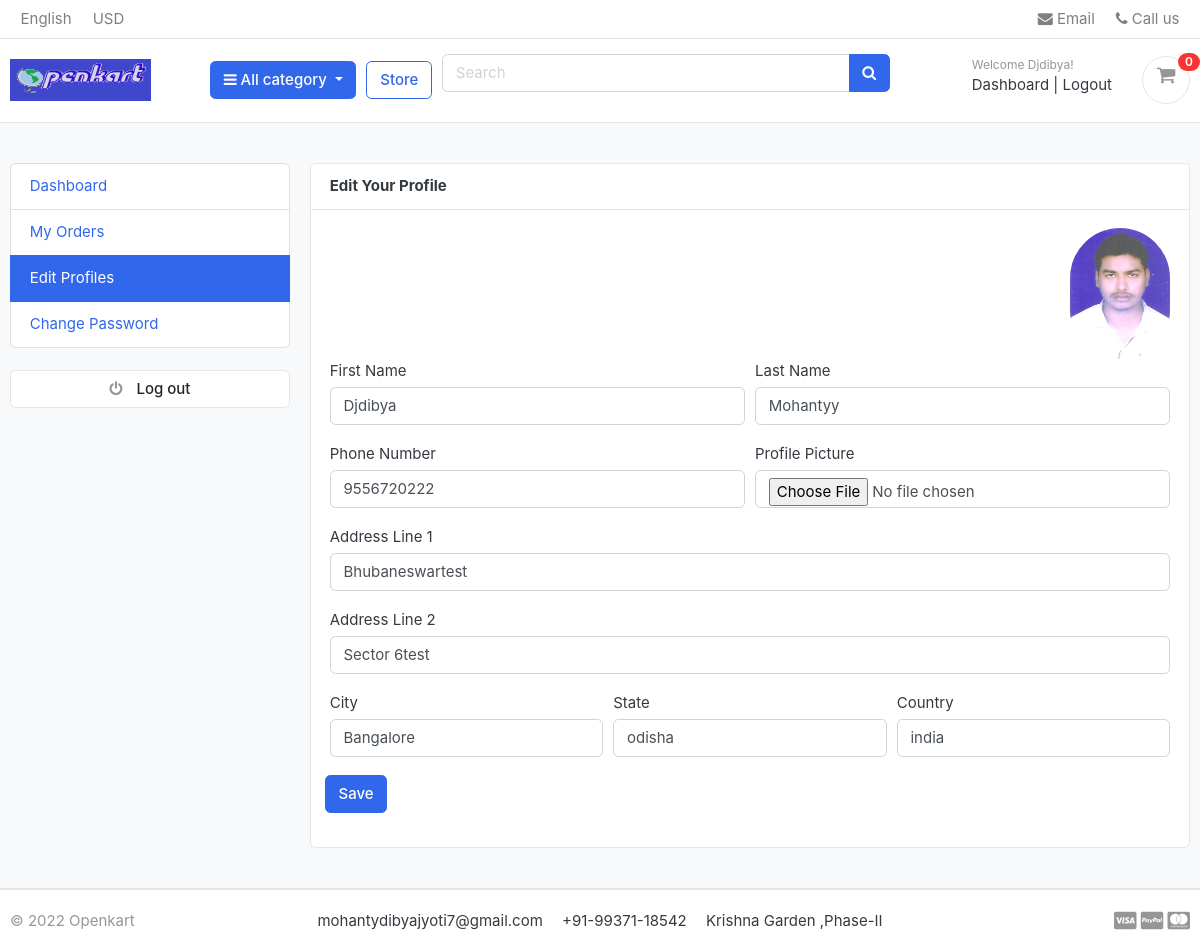
The app's page /accounts/edit_profile/ (signed in) with its own data.
### accounts/models.py (models this page shows, shortened)
class Account(AbstractBaseUser):
    first_name   = models.CharField(max_length=50)
    last_name    = models.CharField(max_length=50)
    username     = models.CharField(max_length=50,unique=True)
    email        = models.EmailField(max_length=100,unique=True)
    phone_number = models.CharField(max_length=50)
    date_joined  = models.DateTimeField(auto_now_add=True)
    last_login   = models.DateTimeField(auto_now_add=True)
    is_admin     = models.BooleanField(default=False)
    is_staff     = models.BooleanField(default=False)
    is_active    = models.BooleanField(default=False)
    is_superadmin = models.BooleanField(default=False)
    USERNAME_FIELD = 'email'
    REQUIRED_FIELDS = ['username','first_name','last_name']
    objects = MyAccountManager()
    def full_name(self):
        return f'{self.first_name}{self.last_name}'

class  UserProfile(models.Model):
    user = models.OneToOneField(Account,on_delete=models.CASCADE)
    address_line_1 =models.CharField(blank=True,max_length=100)
    address_line_2 = models.CharField(blank=True, max_length=100)
    profile_picture = models.ImageField(blank=True,upload_to='userprofile')
    city = models.CharField(blank=True,max_length=20)
    state = models.CharField(blank=True, max_length=20)
    country = models.CharField(blank=True, max_length=20)

### accounts/views.py (the view)
# urls.py: path('edit_profile/',views.edit_profile,name='edit_profile'),
@login_required(login_url='login')
def edit_profile(request):
    userprofile = get_object_or_404(UserProfile, user=request.user)
    if request.method == 'POST':
        user_form = UserForm(request.POST,instance=request.user)
        profile_form = UserProfileForm(request.POST,request.FILES, instance=userprofile)
        if user_form.is_valid() and profile_form.is_valid():
            user_form.save()
            profile_form.save()
            messages.success(request,'Your Profile has been Updated....')
            return redirect('edit_profile')
    else:
        user_form = UserForm(instance=request.user)
        profile_form = UserProfileForm(instance=userprofile)
    context = {
        'user_form': user_form,
        'profile_form': profile_form,
        'userprofile': userprofile,
    }
    return render(request,'accounts/edit_profile.html',context)

### accounts/forms.py
class UserForm(forms.ModelForm):
    class Meta:
        model =  Account
        fields = ('first_name','last_name','phone_number')
    def __init__(self, *args, **kwargs):
        super(UserForm,self).__init__(*args,**kwargs)
        for field in self.fields:
            self.fields[field].widget.attrs['class'] = 'form-control'

class UserProfileForm(forms.ModelForm):
    profile_picture = forms.ImageField(required=False,error_messages = {'invalid':("Image files only")},widget=forms.FileInput)
    class Meta:
        model = UserProfile
        fields = ('address_line_1','address_line_2','city','state','country','profile_picture')
    def __init__(self,*args,**kwargs):
        super(UserProfileForm,self).__init__(*args,**kwargs)
        for field in self.fields:
            self.fields[field].widget.attrs['class'] = 'form-control'

### carts/context_processors.py (called while the page is built)
def counter(request):
    cart_count = 0
    if 'admin' in request.path:
        return {}
    else:
        try:
            cart = Cart.objects.filter(cart_id=_cart_id(request))
            if request.user.is_authenticated:
                cart_items = CartItem.objects.all().filter(user=request.user)
            else:
                cart_items = CartItem.objects.all().filter(cart=cart[:1])
            for cart_item in cart_items:
                cart_count +=  cart_item.quantity
        except Cart.DoesNotExist:
            cart_count = 0
    return dict(cart_count=cart_count)

### carts/views.py (called while the page is built)
def _cart_id(request):
    cart = request.session.session_key
    if not cart:
        cart = request.session.create()
    return cart

### category/context_processors.py (called while the page is built)
def menu_links(request):
    links = Category.objects.all()
    return dict(links=links)

### category/models.py (called while the page is built)
    def get_url(self):
        return reverse('products_by_category',args=[self.slug])

### templates/accounts/edit_profile.html (shortened to what this page needs)
{% extends 'base.html' %}
{% block content %}
<section class="section-conten padding-y bg">
<div class="container">
	<div class="row">
    {% include 'includes/dashboard_sidebar.html' %}
	<main class="col-md-9">
		<article class="card">
		<header class="card-header">
			<strong class="d-inline-block mr-3">Edit Your Profile</strong>
		</header>
		<div class="card-body">
			<div class="text-right">
				<img src="{{userprofile.profile_picture.url}}" alt="Profile Picture" width="100" style="border-radius:50px;">
			</div>
			<div class="row">
				<div class="col-md-12">
					<form action="{% url 'edit_profile' %}" method="POST" enctype="multipart/form-data">
						<div class="form-row">
							<div class="form-group col-md-6">
								<label>First Name</label>
                                {{user_form.first_name}}
							</div>
							<div class="form-group col-md-6">
								<label>Last Name</label>
                                {{user_form.last_name}}
							</div>
							<div class="form-group col-md-6">
								<label>Phone Number</label>
                                {{user_form.phone_number}}
							</div>
							<div class="form-group col-md-6">
								<label>Profile Picture</label>
                                {{profile_form.profile_picture}}
							</div>
							<div class="form-group col-md-12">
								<label>Address Line 1</label>
								{{profile_form.address_line_1}}
						    </div>
							<div class="form-group col-md-12">
								<label>Address Line 2</label>
								{{profile_form.address_line_2}}
						    </div>
							<div class="form-group col-md-4">
								<label>City</label>
                                {{profile_form.city}}
							</div>
							<div class="form-group col-md-4">
								<label>State</label>
                                {{profile_form.state}}
							</div>
							<div class="form-group col-md-4">
								<label>Country</label>
                                {{profile_form.country}}
							</div>
                            <input type="submit" value="Save" class="btn btn-primary">
					</form>
				</div>
			</div>
		</div>
		</article>
	</main>
</div>
</div>
</section>
{% endblock %}

### templates/includes/navbar.html (shortened to what this page needs)
{% load static %}
<header class="section-header">
<nav class="navbar p-md-0 navbar-expand-sm navbar-light border-bottom">
<div class="container">
  <div class="collapse navbar-collapse" id="navbarTop4">
    <ul class="navbar-nav mr-auto">
    	<li class="nav-item dropdown">
		 	<a href="#" class="nav-link"> English </a>
		</li>
		<li class="nav-item dropdown">
			<a href="#" class="nav-link"> USD </a>
		</li>
    </ul>
    <ul class="navbar-nav">
		<li><a href="#" class="nav-link"> <i class="fa fa-envelope"></i> Email </a></li>
		<li><a  href="#" class="nav-link"> <i class="fa fa-phone"></i> Call us </a></li>
	</ul>
  </div>
</div>
</nav>
<section class="header-main border-bottom">
	<div class="container">
<div class="row align-items-center">
	<div class="col-lg-2 col-md-3 col-6">
		<a href="{% url 'home' %}" class="brand-wrap">
			<img class="logo"  src="{% static './images/logo.png' %}">
		</a>
	</div>
	<div class="col-lg col-sm col-md col-6 flex-grow-0">
		<div class="category-wrap dropdown d-inline-block float-right">
			<button type="button" class="btn btn-primary dropdown-toggle" data-toggle="dropdown">
				<i class="fa fa-bars"></i> All category
			</button>
		</div>
	</div>
	<a href="{% url 'store' %}" class="btn btn-outline-primary">Store</a>
	<div class="col-lg  col-md-6 col-sm-12 col">
		<form action="{% url 'search' %}" class="search" method="GET">
			<div class="input-group w-100">
			    <input type="text" class="form-control" style="width:60%;" placeholder="Search" name="keyword">
			    <div class="input-group-append">
			      <button class="btn btn-primary" type="submit">
			        <i class="fa fa-search"></i>
			      </button>
			    </div>
		    </div>
		</form>
	</div>
	<div class="col-lg-3 col-sm-6 col-8 order-2 order-lg-3">
				<div class="d-flex justify-content-end mb-3 mb-lg-0">
					{% if user.id is None %}
						<div class="widget-header">
							<small class="title text-muted">Welcome guest!</small>
							<div>
								<a href="{% url 'login' %}">Sign in</a> <span class="dark-transp"> | </span>
								<a href="{% url 'register' %}"> Register</a>
							</div>
						</div>
					{% else %}
						<div class="widget-header">
							<small class="title text-muted">Welcome {{user.first_name}}!</small>
							<div>
								<a href="{% url 'dashboard' %}">Dashboard</a> <span class="dark-transp"> | </span>
								<a href="{% url 'logout' %}"> Logout</a>
							</div>
						</div>
					{% endif %}
					<a href="{% url 'cart' %}" class="widget-header pl-3 ml-3 ">
						<div class="icon icon-sm rounded-circle border"><i class="fa fa-shopping-cart mt-2"></i></div>
						<span class="badge badge-pill badge-danger notify">{{cart_count}}</span>
					</a>
				</div>
			</div>
</div>
	</div>
</section>
</header>

### static/css/ui.css (style rules this page uses)
html { font-family: "Inter", sans-serif; font-size: 15px; }
.icon-xs, .icon-sm, .icon-md, .icon-lg { display: inline-block; text-align: center; flex-shrink: 0; flex-grow: 0; }
.icon-sm { width: 48px; height: 48px; line-height: 48px !important; font-size: 20px; }
.padding-y { padding-top: 40px; padding-bottom: 40px; }
article:after, .form-group:after { display: block; clear: both; content: ""; }
.bg { background-color: #f8f9fa; }
.header-main { position: relative; padding-top: 1rem; padding-bottom: 1rem; }
.brand-wrap .logo, .navbar-brand .logo { margin-right: 7px; max-height: 42px; display: inline-block; }
.widget-header { display: inline-block; vertical-align: middle; position: relative; }
.widget-header a { color: #343a40; }
.widget-header i { color: #969696; }
.widget-header .title { display: block; }
.widget-header .notify { position: absolute; top: -3px; right: -10px; }
.notify { position: absolute; top: -4px; right: -10px; display: inline-block; padding: 0.25em 0.6em; font-size: 12px; line-height: 1; text-align: center; border-radius: 3rem; color: #fff; background-color: #fa3434; }

### records on screen
Account: first_name "Djdibya", last_name "Mohantyy", phone_number "9556720222"
UserProfile: profile_picture (picture), address_line_1 "Bhubaneswartest", address_line_2 "Sector 6test", city "Bangalore", state "odisha", country "india"

### other values on screen
{{ cart_count }} "0"
